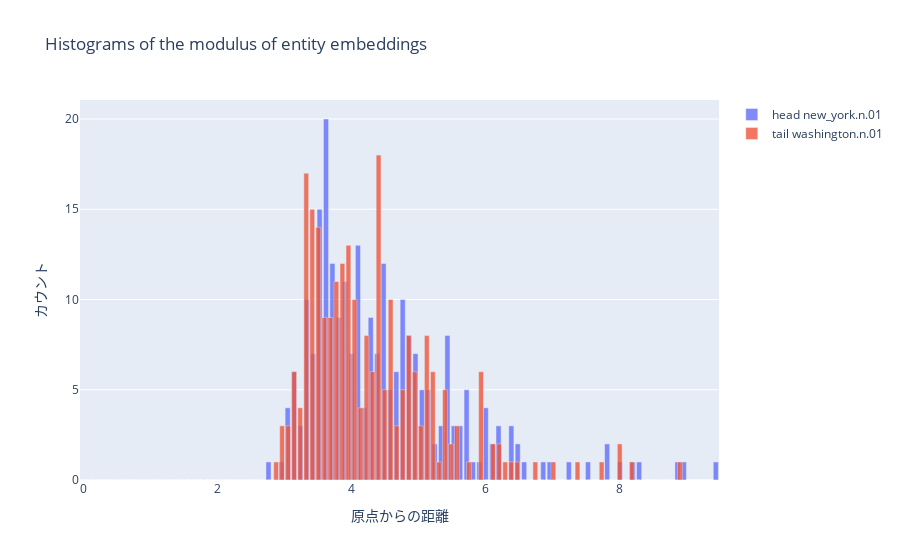

The notebook cell this image was saved under:
### Code cell
# エンティティの埋め込みをロード
entity_embedding = np.load(os.path.join(model_path, 'entity_embedding.npy'))

# headとtailの各座標を計算
phase_head, mod_head = np.split(entity_embedding[head_id], 2)
phase_tail, mod_tail = np.split(entity_embedding[tail_id], 2)

# ログ変換と極座標への変換
mod_head = np.log(np.abs(mod_head)) * np.sign(mod_head)
mod_tail = np.log(np.abs(mod_tail)) * np.sign(mod_tail)

phase_head = phase_head / embedding_range * np.pi
phase_tail = phase_tail / embedding_range * np.pi

# 極座標から直交座標への変換
x_head, y_head = mod_head * np.cos(phase_head), mod_head * np.sin(phase_head)
x_tail, y_tail = mod_tail * np.cos(phase_tail), mod_tail * np.sin(phase_tail)

# 距離の計算
distance_head = np.sqrt(x_head**2 + y_head**2)
distance_tail = np.sqrt(x_tail**2 + y_tail**2)

# ヒストグラムの作成
hist_head = np.histogram(distance_head, bins=num_bins, range=(0, np.max(distance_head)))
hist_tail = np.histogram(distance_tail, bins=num_bins, range=(0, np.max(distance_tail)))

# Plotlyを使用してヒストグラムをプロット
fig = go.Figure()
fig.add_trace(go.Bar(x=hist_head[1][:-1], y=hist_head[0], name="head "+entities_dict[head_id], opacity=0.8))

# Tail Entityのヒストグラム
fig.add_trace(go.Bar(x=hist_tail[1][:-1], y=hist_tail[0], name="tail "+entities_dict[tail_id], opacity=0.8))


# レイアウトの設定
fig.update_layout(
    title='Histograms of the modulus of entity embeddings',
    xaxis=dict(title='原点からの距離'),
    yaxis=dict(title='カウント'),
    barmode='overlay',  # HeadとTailのヒストグラムをオーバーレイ
)

# プロットの表示
fig.show()

### Figure 1 — Plotly figure (JSON) as saved in the notebook; plotly's stock layout.template omitted (floating-point values rounded to 4 significant figures)
{"data": [{"name": "head new_york.n.01", "opacity": 0.8, "type": "bar", "x": [0, 0.09531, 0.1906, 0.2859, 0.3812, 0.4765, 0.5718, 0.6671, 0.7625, 0.8578, 0.9531, 1.048, 1.144, 1.239, 1.334, 1.43, 1.525, 1.62, 1.716, 1.811, 1.906, 2.001, 2.097, 2.192, 2.287, 2.383, 2.478, 2.573, 2.669, 2.764, 2.859, 2.955, 3.05, 3.145, 3.24, 3.336, 3.431, 3.526, 3.622, 3.717, 3.812, 3.908, 4.003, 4.098, 4.193, 4.289, 4.384, 4.479, 4.575, 4.67, 4.765, 4.861, 4.956, 5.051, 5.147, 5.242, 5.337, 5.432, 5.528, 5.623, 5.718, 5.814, 5.909, 6.004, 6.1, 6.195, 6.29, 6.386, 6.481, 6.576, 6.671, 6.767, 6.862, 6.957, 7.053, 7.148, 7.243, 7.339, 7.434, 7.529, 7.625, 7.72, 7.815, 7.91, 8.006, 8.101, 8.196, 8.292, 8.387, 8.482, 8.578, 8.673, 8.768, 8.864, 8.959, 9.054, 9.149, 9.245, 9.34, 9.435], "y": [0, 0, 0, 0, 0, 0, 0, 0, 0, 0, 0, 0, 0, 0, 0, 0, 0, 0, 0, 0, 0, 0, 0, 0, 0, 0, 0, 0, 0, 1, 0, 1, 4, 6, 3, 10, 7, 15, 20, 12, 9, 11, 7, 13, 4, 9, 7, 12, 5, 6, 10, 8, 7, 5, 5, 2, 3, 8, 3, 3, 5, 1, 1, 4, 2, 3, 0, 3, 2, 1, 0, 0, 1, 1, 0, 0, 1, 0, 0, 1, 0, 0, 2, 0, 1, 0, 1, 1, 0, 0, 0, 0, 0, 1, 1, 0, 0, 0, 0, 1]}, {"name": "tail washington.n.01", "opacity": 0.8, "type": "bar", "x": [0, 0.08991, 0.1798, 0.2697, 0.3597, 0.4496, 0.5395, 0.6294, 0.7193, 0.8092, 0.8991, 0.989, 1.079, 1.169, 1.259, 1.349, 1.439, 1.529, 1.618, 1.708, 1.798, 1.888, 1.978, 2.068, 2.158, 2.248, 2.338, 2.428, 2.518, 2.607, 2.697, 2.787, 2.877, 2.967, 3.057, 3.147, 3.237, 3.327, 3.417, 3.507, 3.597, 3.686, 3.776, 3.866, 3.956, 4.046, 4.136, 4.226, 4.316, 4.406, 4.496, 4.586, 4.675, 4.765, 4.855, 4.945, 5.035, 5.125, 5.215, 5.305, 5.395, 5.485, 5.575, 5.665, 5.754, 5.844, 5.934, 6.024, 6.114, 6.204, 6.294, 6.384, 6.474, 6.564, 6.654, 6.743, 6.833, 6.923, 7.013, 7.103, 7.193, 7.283, 7.373, 7.463, 7.553, 7.643, 7.733, 7.822, 7.912, 8.002, 8.092, 8.182, 8.272, 8.362, 8.452, 8.542, 8.632, 8.722, 8.811, 8.901], "y": [0, 0, 0, 0, 0, 0, 0, 0, 0, 0, 0, 0, 0, 0, 0, 0, 0, 0, 0, 0, 0, 0, 0, 0, 0, 0, 0, 0, 0, 0, 0, 0, 1, 3, 3, 6, 4, 17, 15, 14, 9, 9, 11, 12, 13, 10, 4, 8, 6, 18, 5, 10, 3, 5, 8, 6, 3, 8, 6, 1, 5, 2, 3, 0, 1, 0, 6, 0, 2, 2, 1, 1, 1, 0, 0, 1, 0, 0, 1, 0, 0, 0, 1, 0, 0, 0, 1, 0, 0, 2, 0, 1, 0, 0, 0, 0, 0, 0, 0, 1]}], "layout": {"barmode": "overlay", "title": {"text": "Histograms of the modulus of entity embeddings"}, "xaxis": {"title": {"text": "原点からの距離"}}, "yaxis": {"title": {"text": "カウント"}}}}
